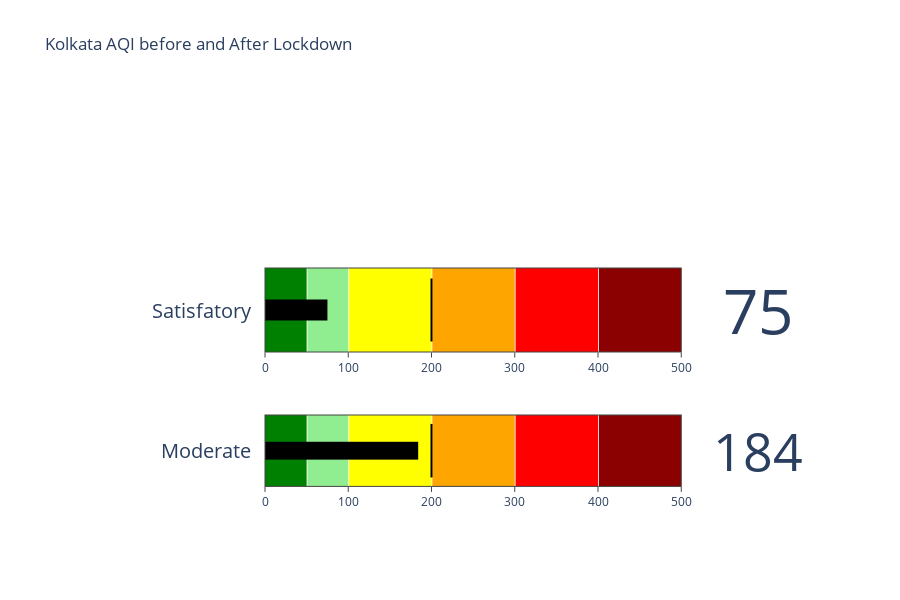

Source (notebook cell):
### Code cell
gauge(aqi_value_before = 184,aqi_value_after = 75,aqi_bucket_before = 'Moderate',aqi_bucket_after = 'Satisfatory',title = 'Kolkata AQI before and After Lockdown')

### Figure 1 — Plotly figure (JSON) as saved in the notebook; plotly's stock layout.template omitted (floating-point values rounded to 4 significant figures)
{"data": [{"domain": {"x": [0.25, 1], "y": [0.08, 0.25]}, "gauge": {"axis": {"range": [null, 500]}, "bar": {"color": "black"}, "shape": "bullet", "steps": [{"color": "green", "range": [0, 50]}, {"color": "lightgreen", "range": [51, 100]}, {"color": "yellow", "range": [101, 200]}, {"color": "orange", "range": [201, 300]}, {"color": "red", "range": [301, 400]}, {"color": "darkred", "range": [401, 500]}], "threshold": {"line": {"color": "black", "width": 2}, "thickness": 0.75, "value": 200}}, "mode": "number+gauge", "title": {"text": "Moderate"}, "type": "indicator", "value": 184}, {"domain": {"x": [0.25, 1], "y": [0.4, 0.6]}, "gauge": {"axis": {"range": [null, 500]}, "bar": {"color": "black"}, "shape": "bullet", "steps": [{"color": "green", "range": [0, 50]}, {"color": "lightgreen", "range": [51, 100]}, {"color": "yellow", "range": [101, 200]}, {"color": "orange", "range": [201, 300]}, {"color": "red", "range": [301, 400]}, {"color": "darkred", "range": [401, 500]}], "threshold": {"line": {"color": "black", "width": 2}, "thickness": 0.75, "value": 200}}, "mode": "number+gauge", "title": {"text": "Satisfatory"}, "type": "indicator", "value": 75}], "layout": {"height": 600, "title": {"text": "Kolkata AQI before and After Lockdown"}}}
